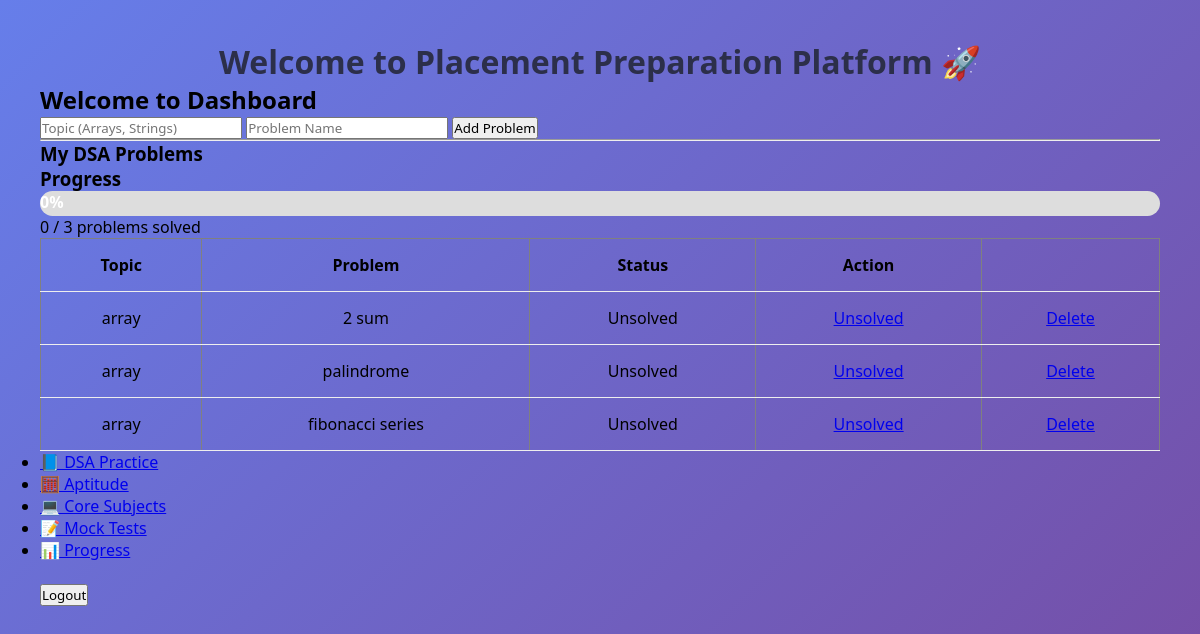
/dashboard (signed in), run on the app's committed database.
### tables this page shows
CREATE TABLE dsa_problems (
            id INTEGER PRIMARY KEY AUTOINCREMENT,
            username TEXT,
            topic TEXT,
            problem TEXT,
            status TEXT
        );

### app.py (the view)
@app.route("/dashboard")
def dashboard():
    if 'user' not in session:
        return redirect(url_for('login'))
    conn = get_db()
    cursor = conn.cursor()
    cursor.execute(
        "SELECT id, topic, problem, status FROM dsa_problems WHERE username = ?",
        (session['user'],)
    )
    problems = cursor.fetchall()
    cursor.execute(
        "SELECT COUNT(*) FROM dsa_problems WHERE username = ?",
        (session['user'],)
    )
    total = cursor.fetchone()[0]
    cursor.execute(
        "SELECT COUNT(*) FROM dsa_problems WHERE username = ? AND status = 'Solved'",
        (session['user'],)
    )
    solved = cursor.fetchone()[0]
    conn.close()
    percent = int((solved / total) * 100) if total > 0 else 0
    return render_template(
        "dashboard.html",
        problems=problems,
        total=total,
        solved=solved,
        percent=percent
    )

### app.py (called while the page is built)
def get_db():
    return sqlite3.connect("database.db")

### templates/dashboard.html (shortened to what this page needs)
<!DOCTYPE html>
<html>
<head>
    <link rel="stylesheet" href="{{ url_for('static', filename='css/style.css') }}">
</head>
<body>
<h1>Welcome to Placement Preparation Platform 🚀</h1>
<h2>Welcome to Dashboard</h2>
<form method="POST" action="/add_problem">
    <input type="text" name="topic" placeholder="Topic (Arrays, Strings)" required>
    <input type="text" name="problem" placeholder="Problem Name" required>
    <button type="submit">Add Problem</button>
</form>
<hr>
<h3>My DSA Problems</h3>
<h3>Progress</h3>
<div style="background:#ddd; border-radius:20px; width:100%; height:25px;">
    <div style="
        width: {{ percent }}%;
        background:#28a745;
        height:25px;
        border-radius:20px;
        text-align:center;
        color:white;
        font-weight:bold;
    ">
        {{ percent }}%
    </div>
</div>
<p>{{ solved }} / {{ total }} problems solved</p>
<table border="1">
    <tr>
        <th>Topic</th>
        <th>Problem</th>
        <th>Status</th>
        <th>Action</th>
    </tr>
    {% for p in problems %}
    <tr>
        <td>{{ p[1] }}</td>
        <td>{{ p[2] }}</td>
        <td>{{ p[3] }}</td>
        <td>
        <a href="{{ url_for('toggle_status', problem_id=p[0]) }}">
            {{ p[3] }}
        </a>
        </td>
<td>
  <a href="{{ url_for('delete_problem', problem_id=p[0]) }}">Delete</a>
</td>
    </tr>
    {% endfor %}
</table>
<ul class="menu">
    <li><a href="{{ url_for('dsa') }}">📘 DSA Practice</a></li>
    <li><a href="{{ url_for('aptitude') }}">🧮 Aptitude</a></li>
    <li><a href="{{ url_for('core') }}">💻 Core Subjects</a></li>
    <li><a href="{{ url_for('mock') }}">📝 Mock Tests</a></li>
    <li><a href="{{ url_for('progress') }}">📊 Progress</a></li>
</ul>
<br>
<a href="{{ url_for('logout') }}">
    <button>Logout</button>
</a>
</body>
</html>

### static/css/style.css (style rules this page uses)
* { margin: 0; padding: 0; box-sizing: border-box; font-family: "Segoe UI", sans-serif; }
body { background: linear-gradient(135deg, #667eea, #764ba2); min-height: 100vh; padding: 40px; }
h1 { text-align: center; color: #2c2f4a; }
table { width: 100%; border-collapse: collapse; }
th, td { padding: 15px; text-align: center; }
tbody tr { border-bottom: 1px solid #eee; transition: background 0.3s ease; }

### data on the page
dsa_problems: topic "array", problem "2 sum", status "Unsolved"
dsa_problems: topic "array", problem "palindrome", status "Unsolved"
dsa_problems: topic "array", problem "fibonacci series", status "Unsolved"

### other printed values
{{ percent }} "0"
{{ solved }} "0"
{{ total }} "3"
